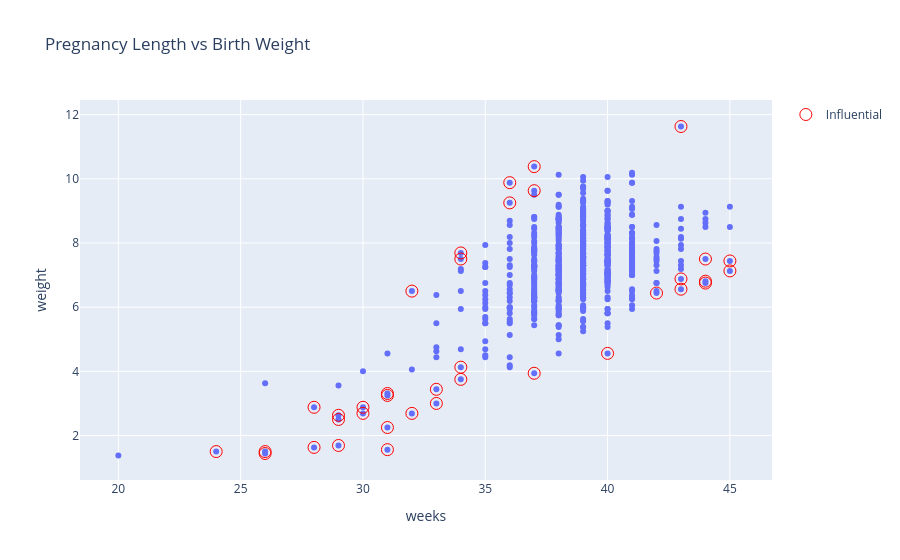

The cell this chart's notebook holds for it:
### Code cell
fig = px.scatter(
    df_train,
    x='weeks',
    y='weight',
    title='Pregnancy Length vs Birth Weight'
)

# Highlight influential observations
influential = df_train[df_train['Cooks_Distance'] > threshold]

fig.add_scatter(
    x=influential['weeks'],
    y=influential['weight'],
    mode='markers',
    marker=dict(color='red', size=12, symbol='circle-open'),
    name='Influential'
)

fig.show()

### Figure 1 — Plotly figure (JSON) as saved in the notebook; plotly's stock layout.template omitted (floating-point values rounded to 4 significant figures; data arrays with more than 128 entries replaced by an {"elided": "..."} marker saying what was removed)
{"data": [{"hovertemplate": "weeks=%{x}<br>weight=%{y}<extra></extra>", "legendgroup": "", "marker": {"color": "#636efa", "symbol": "circle"}, "mode": "markers", "name": "", "orientation": "v", "showlegend": false, "type": "scatter", "x": {"elided": "640 float values"}, "xaxis": "x", "y": {"elided": "640 float values"}, "yaxis": "y"}, {"marker": {"color": "red", "size": 12, "symbol": "circle-open"}, "mode": "markers", "name": "Influential", "type": "scatter", "x": [31.0, 43.0, 43.0, 45.0, 26.0, 32.0, 30.0, 32.0, 34.0, 40.0, 28.0, 29.0, 31.0, 29.0, 43.0, 33.0, 44.0, 44.0, 37.0, 33.0, 42.0, 24.0, 44.0, 37.0, 36.0, 31.0, 28.0, 37.0, 36.0, 26.0, 45.0, 30.0, 34.0, 34.0, 34.0, 31.0, 29.0], "y": [2.25, 6.88, 6.56, 7.13, 1.5, 6.5, 2.69, 2.69, 4.13, 4.56, 2.88, 2.5, 3.25, 1.69, 11.63, 3.0, 6.75, 7.5, 9.63, 3.44, 6.44, 1.5, 6.81, 3.94, 9.25, 1.56, 1.63, 10.38, 9.88, 1.44, 7.44, 2.88, 7.5, 7.69, 3.75, 3.31, 2.63]}], "layout": {"autosize": true, "legend": {"tracegroupgap": 0}, "title": {"text": "Pregnancy Length vs Birth Weight"}, "xaxis": {"anchor": "y", "autorange": true, "domain": [0, 1], "range": [18.49, 46.61], "title": {"text": "weeks"}, "type": "linear"}, "yaxis": {"anchor": "x", "autorange": true, "domain": [0, 1], "range": [0.2962, 12.77], "title": {"text": "weight"}, "type": "linear"}}}
